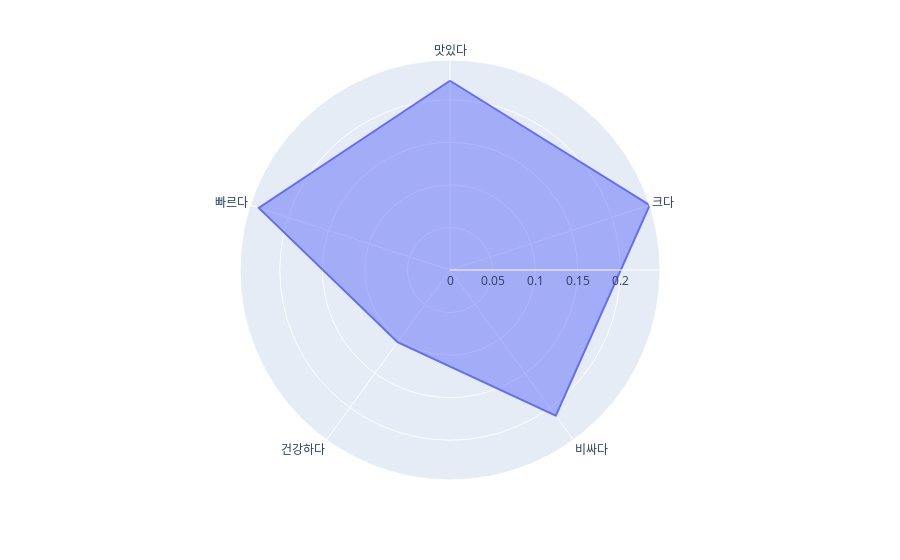

Source (notebook cell):
### Code cell
df = pd.DataFrame(dict(r= sentimentScoreList ,theta=sentimentList))

fig = px.line_polar(df, r='r', theta='theta', line_close=True)

fig.update_traces(fill='toself')

fig.show()
print(corpus)

### Figure 1 — Plotly figure (JSON) as saved in the notebook; plotly's stock layout.template omitted (floating-point values rounded to 4 significant figures)
{"data": [{"fill": "toself", "hovertemplate": "r=%{r}<br>theta=%{theta}<extra></extra>", "legendgroup": "", "line": {"color": "#636efa", "dash": "solid"}, "marker": {"symbol": "circle"}, "mode": "lines", "name": "", "r": [0.2224, 0.2468, 0.2116, 0.1047, 0.2363, 0.2224], "showlegend": false, "subplot": "polar", "theta": ["맛있다", "크다", "비싸다", "건강하다", "빠르다", "맛있다"], "type": "scatterpolar"}], "layout": {"legend": {"tracegroupgap": 0}, "margin": {"t": 60}, "polar": {"angularaxis": {"direction": "clockwise", "rotation": 90}, "domain": {"x": [0, 1], "y": [0, 1]}}}}
